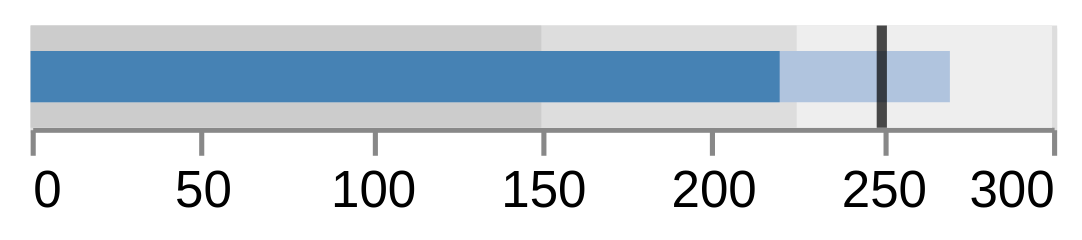

Vega-Lite specification stored for this chart:
### Vega specification from a JSON file in a GitHub repository (floating-point values rounded to 4 significant figures)
{"$schema": "https://vega.github.io/schema/vega/v5.json", "background": "white", "padding": 5, "width": 200, "height": 20, "style": "cell", "data": [{"name": "source_0", "values": [{"title": "Revenue", "subtitle": "US$, in thousands", "ranges": [150, 225, 300], "measures": [220, 270], "markers": [250]}]}, {"name": "data_0", "source": "source_0", "transform": [{"type": "formula", "expr": "datum[\"ranges\"] && datum[\"ranges\"][\"2\"]", "as": "ranges.2"}, {"type": "formula", "expr": "datum[\"ranges\"] && datum[\"ranges\"][\"1\"]", "as": "ranges.1"}, {"type": "formula", "expr": "datum[\"ranges\"] && datum[\"ranges\"][\"0\"]", "as": "ranges.0"}, {"type": "formula", "expr": "datum[\"measures\"] && datum[\"measures\"][\"1\"]", "as": "measures.1"}, {"type": "formula", "expr": "datum[\"measures\"] && datum[\"measures\"][\"0\"]", "as": "measures.0"}, {"type": "formula", "expr": "datum[\"markers\"] && datum[\"markers\"][\"0\"]", "as": "markers.0"}]}, {"name": "data_1", "source": "data_0", "transform": [{"type": "stack", "groupby": [], "field": "ranges\\.2", "sort": {"field": [], "order": []}, "as": ["ranges.2._start", "ranges.2._end"], "offset": "zero"}, {"type": "filter", "expr": "isValid(datum[\"ranges.2\"]) && isFinite(+datum[\"ranges.2\"])"}]}, {"name": "data_2", "source": "data_0", "transform": [{"type": "stack", "groupby": [], "field": "ranges\\.1", "sort": {"field": [], "order": []}, "as": ["ranges.1._start", "ranges.1._end"], "offset": "zero"}, {"type": "filter", "expr": "isValid(datum[\"ranges.1\"]) && isFinite(+datum[\"ranges.1\"])"}]}, {"name": "data_3", "source": "data_0", "transform": [{"type": "stack", "groupby": [], "field": "ranges\\.0", "sort": {"field": [], "order": []}, "as": ["ranges.0._start", "ranges.0._end"], "offset": "zero"}, {"type": "filter", "expr": "isValid(datum[\"ranges.0\"]) && isFinite(+datum[\"ranges.0\"])"}]}, {"name": "data_4", "source": "data_0", "transform": [{"type": "stack", "groupby": [], "field": "measures\\.1", "sort": {"field": [], "order": []}, "as": ["measures.1._start", "measures.1._end"], "offset": "zero"}, {"type": "filter", "expr": "isValid(datum[\"measures.1\"]) && isFinite(+datum[\"measures.1\"])"}]}, {"name": "data_5", "source": "data_0", "transform": [{"type": "stack", "groupby": [], "field": "measures\\.0", "sort": {"field": [], "order": []}, "as": ["measures.0._start", "measures.0._end"], "offset": "zero"}, {"type": "filter", "expr": "isValid(datum[\"measures.0\"]) && isFinite(+datum[\"measures.0\"])"}]}, {"name": "data_6", "source": "data_0", "transform": [{"type": "filter", "expr": "isValid(datum[\"markers.0\"]) && isFinite(+datum[\"markers.0\"])"}]}], "signals": [{"name": "height", "value": 20, "bind": {"input": "range", "min": 1, "max": 100, "step": 1}}, {"name": "innerBarSize", "update": "height/2"}], "marks": [{"name": "layer_0_marks", "type": "rect", "style": ["bar"], "from": {"data": "data_1"}, "encode": {"update": {"fill": {"value": "#eee"}, "ariaRoleDescription": {"value": "bar"}, "description": {"signal": "\"ranges[2]: \" + (format(datum[\"ranges.2\"], \"\"))"}, "x": {"scale": "x", "field": "ranges\\.2\\._end"}, "x2": {"scale": "x", "field": "ranges\\.2\\._start"}, "yc": {"signal": "height", "mult": 0.5}, "height": {"signal": "height"}}}}, {"name": "layer_1_marks", "type": "rect", "style": ["bar"], "from": {"data": "data_2"}, "encode": {"update": {"fill": {"value": "#ddd"}, "ariaRoleDescription": {"value": "bar"}, "description": {"signal": "\"ranges[1]: \" + (format(datum[\"ranges.1\"], \"\"))"}, "x": {"scale": "x", "field": "ranges\\.1\\._end"}, "x2": {"scale": "x", "field": "ranges\\.1\\._start"}, "yc": {"signal": "height", "mult": 0.5}, "height": {"signal": "height"}}}}, {"name": "layer_2_marks", "type": "rect", "style": ["bar"], "from": {"data": "data_3"}, "encode": {"update": {"fill": {"value": "#ccc"}, "ariaRoleDescription": {"value": "bar"}, "description": {"signal": "\"ranges[0]: \" + (format(datum[\"ranges.0\"], \"\"))"}, "x": {"scale": "x", "field": "ranges\\.0\\._end"}, "x2": {"scale": "x", "field": "ranges\\.0\\._start"}, "yc": {"signal": "height", "mult": 0.5}, "height": {"signal": "height"}}}}, {"name": "layer_3_marks", "type": "rect", "style": ["bar"], "from": {"data": "data_4"}, "encode": {"update": {"fill": {"value": "lightsteelblue"}, "ariaRoleDescription": {"value": "bar"}, "description": {"signal": "\"measures[1]: \" + (format(datum[\"measures.1\"], \"\"))"}, "x": {"scale": "x", "field": "measures\\.1\\._end"}, "x2": {"scale": "x", "field": "measures\\.1\\._start"}, "yc": {"signal": "height", "mult": 0.5}, "height": {"signal": "innerBarSize"}}}}, {"name": "layer_4_marks", "type": "rect", "style": ["bar"], "from": {"data": "data_5"}, "encode": {"update": {"fill": {"value": "steelblue"}, "ariaRoleDescription": {"value": "bar"}, "description": {"signal": "\"measures[0]: \" + (format(datum[\"measures.0\"], \"\"))"}, "x": {"scale": "x", "field": "measures\\.0\\._end"}, "x2": {"scale": "x", "field": "measures\\.0\\._start"}, "yc": {"signal": "height", "mult": 0.5}, "height": {"signal": "innerBarSize"}}}}, {"name": "layer_5_marks", "type": "rect", "style": ["tick"], "from": {"data": "data_6"}, "encode": {"update": {"opacity": {"value": 0.7}, "fill": {"value": "black"}, "ariaRoleDescription": {"value": "tick"}, "description": {"signal": "\"markers[0]: \" + (format(datum[\"markers.0\"], \"\"))"}, "width": {"value": 2}, "xc": {"scale": "x", "field": "markers\\.0"}, "yc": {"signal": "height", "mult": 0.5}, "height": {"signal": "height"}}}}], "scales": [{"name": "x", "type": "linear", "domain": {"fields": [{"data": "data_1", "field": "ranges\\.2\\._start"}, {"data": "data_1", "field": "ranges\\.2\\._end"}, {"data": "data_2", "field": "ranges\\.1\\._start"}, {"data": "data_2", "field": "ranges\\.1\\._end"}, {"data": "data_3", "field": "ranges\\.0\\._start"}, {"data": "data_3", "field": "ranges\\.0\\._end"}, {"data": "data_4", "field": "measures\\.1\\._start"}, {"data": "data_4", "field": "measures\\.1\\._end"}, {"data": "data_5", "field": "measures\\.0\\._start"}, {"data": "data_5", "field": "measures\\.0\\._end"}, {"data": "data_6", "field": "markers\\.0"}]}, "range": [0, {"signal": "width"}], "nice": false, "zero": true}], "axes": [{"scale": "x", "orient": "bottom", "grid": true, "tickCount": {"signal": "ceil(width/40)"}, "domain": false, "labels": false, "aria": false, "maxExtent": 0, "minExtent": 0, "ticks": false, "zindex": 0}, {"scale": "x", "orient": "bottom", "grid": false, "labelFlush": true, "labelOverlap": true, "tickCount": {"signal": "ceil(width/40)"}, "zindex": 0}]}
